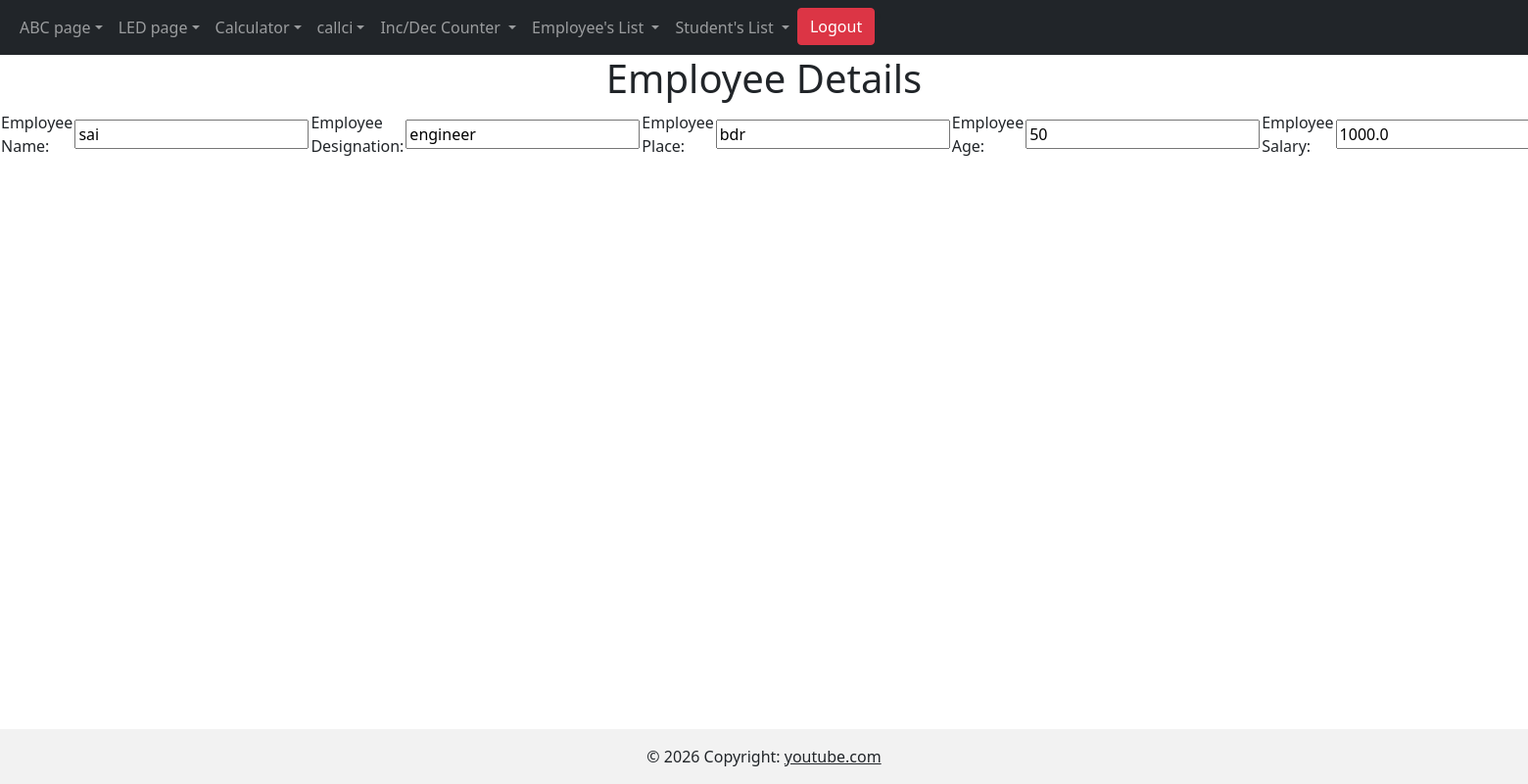
Page /Employee_update/7/ on the committed database.
### basics/models.py (models this page shows)
class Employee_Table(models.Model):
    EMP_name = models.CharField(max_length=500)
    EMP_DES= models.CharField(max_length=500)
    EMP_place = models.CharField(max_length=500)
    EMP_age = models.IntegerField()
    EMP_salary = models.FloatField()

### basics/views.py (the view, shortened to what this page needs)
# urls.py: path("Employee_update/<id>/",Employee_update, name="Employee_update"),
def Employee_update(request,id):
    getEmployee=Employee_Table.objects.get(id=id)
    return render(request,"Employee_update.html",context={"getEmployee":getEmployee})

### basics/templates/Employee_update.html (shortened to what this page needs)
{% extends 'index.html' %}
{% block content %}
<head>
</head>
<body>
    <form method="POST">
        <center>
            <h1>Employee Details</h1>
            <table>
                <tr>
                    <td>
                        Employee Name:
                    </td>
                    <td>
                        <input type="text" value="{{getEmployee.EMP_name}}" name="EMP_name">
                    </td>
                    <td>
                        Employee Designation:
                    </td>
                    <td>
                        <input type="text" value="{{getEmployee.EMP_DES}}" name="EMP_DES">
                    </td>
                    <td>
                        Employee Place:
                    </td>
                    <td>
                        <input type="text" value="{{getEmployee.EMP_place}}" name="EMP_place">
                    </td>
                    <td>
                        Employee Age:
                    </td>
                    <td>
                        <input type="number" value="{{getEmployee.EMP_age}}" name="EMP_age">
                    </td>
                    <td>
                        Employee Salary:
                    </td>
                    <td>
                        <input type="number" value="{{getEmployee.EMP_salary}}" name="EMP_salary">
                    </td>
                </tr>
            </table>
        </center>
    </form>
</body>
{% endblock %}

### rows in the picture
Employee_Table: EMP_name "sai", EMP_DES "engineer", EMP_place "bdr", EMP_age "50", EMP_salary "1000.0"
